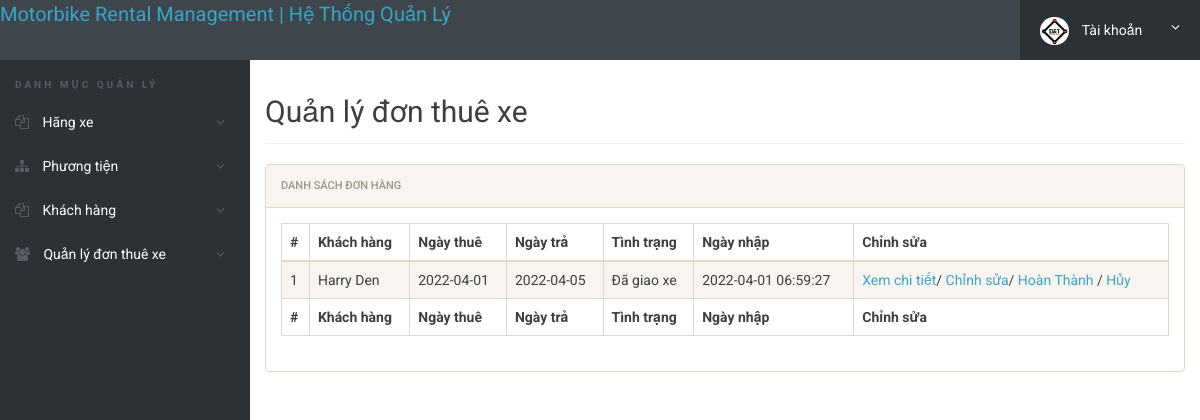
The page /admin/login/manage-bookings.php (signed in) on the database its author committed.
### tables this page shows
CREATE TABLE IF NOT EXISTS `dathang` (
  `id` int(30) NOT NULL PRIMARY KEY,
  `idkhachhang` int(30) NOT NULL,
  `idxe` int(30) NOT NULL,
  `NgayThue` date NOT NULL,
  `NgayTra` date NOT NULL,
  `SoNgayThue` int(11) NOT NULL DEFAULT 0,
  `GiaTriHopDong` float NOT NULL DEFAULT 0,
  `DatTruoc` float NOT NULL DEFAULT 0,
  `ConLai` float NOT NULL DEFAULT 0,
  `GhiChu` varchar(255) DEFAULT NULL,
  `TinhTrang` tinyint(1) NOT NULL DEFAULT 0 COMMENT '0=Picked -up, 1 =Returned, 2=Cancelled',
  `NgayNhap` datetime NOT NULL DEFAULT current_timestamp(),
  `NgayCapNhat` datetime DEFAULT NULL ON UPDATE current_timestamp()
);

CREATE TABLE IF NOT EXISTS `KhachHang` (
  `id` int(11) NOT NULL primary key,
  `HoVaTen` varchar(120) DEFAULT NULL,
  `Email` varchar(100) DEFAULT NULL,
  `CCCD` varchar(20) DEFAULT NULL,
  `SoDienThoai` char(11) DEFAULT NULL,
  `NgaySinh` varchar(100) DEFAULT NULL,
  `DiaChi` varchar(255) DEFAULT NULL,
  `Quan` varchar(100) DEFAULT NULL,
  `ThanhPho` varchar(100) DEFAULT NULL,
  `RegDate` timestamp NULL DEFAULT CURRENT_TIMESTAMP,
  `UpdationDate` timestamp NULL DEFAULT NULL ON UPDATE CURRENT_TIMESTAMP
);

### admin/login/manage-bookings.php (the view, shortened to what this page needs)
<?php
include('includes/config.php');
if(strlen($_SESSION['alogin'])==0)
	{
header('location:index.php');
}
else{
 ?>
<!doctype html>
<html lang="en" class="no-js">
<head>
	<link rel="stylesheet" href="css/font-awesome.min.css">
	<link rel="stylesheet" href="css/bootstrap.min.css">
	<link rel="stylesheet" href="css/dataTables.bootstrap.min.css">
	<link rel="stylesheet" href="css/bootstrap-social.css">
	<link rel="stylesheet" href="css/bootstrap-select.css">
	<link rel="stylesheet" href="css/fileinput.min.css">
	<link rel="stylesheet" href="css/awesome-bootstrap-checkbox.css">
	<link rel="stylesheet" href="css/style.css">
</head>
<body>
	<?php include('includes/header.php');?>
	<div class="ts-main-content">
		<?php include('includes/leftbar.php');?>
		<div class="content-wrapper">
			<div class="container-fluid">
				<div class="row">
					<div class="col-md-12">
						<h2 class="page-title">Quản lý đơn thuê xe</h2>
						<div class="panel panel-default">
							<div class="panel-heading">Danh sách đơn hàng</div>
							<div class="panel-body">
								<table id="zctb" class="display table table-striped table-bordered table-hover" cellspacing="0" width="100%">
									<thead>
										<tr>
										<th>#</th>
											<th>Khách hàng</th>
											<th>Ngày thuê</th>
											<th>Ngày trả</th>
											<th>Tình trạng</th>
											<th>Ngày nhập</th>
											<th>Chỉnh sửa</th>
										</tr>
									</thead>
									<tfoot>
										<tr>
										<th>#</th>
										<th>Khách hàng</th>
											<th>Ngày thuê</th>
											<th>Ngày trả</th>
											<th>Tình trạng</th>
											<th>Ngày nhập</th>
											<th>Chỉnh sửa</th>
										</tr>
									</tfoot>
									<tbody>
									<?php $sql = "SELECT khachhang.HoVaTen,dathang.NgayThue,dathang.NgayTra,dathang.GhiChu,dathang.idxe as vid,dathang.TinhTrang,dathang.NgayNhap,dathang.id
									from dathang
									join thongtinxe on thongtinxe.id=dathang.idxe
									join khachhang on khachhang.id=dathang.idkhachhang";
$query = $dbh -> prepare($sql);
$query->execute();
$results=$query->fetchAll(PDO::FETCH_OBJ);
$cnt=1;
if($query->rowCount() > 0)
{
foreach($results as $result)
{				?>
										<tr>
											<td><?php echo htmlentities($cnt);?></td>
											<td><?php echo htmlentities($result->HoVaTen);?></td>
											<td><?php echo htmlentities($result->NgayThue);?></td>
											<td><?php echo htmlentities($result->NgayTra);?></td>
											<td><?php
													if($result->TinhTrang==0)
													{
													echo htmlentities('Đã giao xe');
													} else if ($result->TinhTrang==1) {
													echo htmlentities('Đã trả xe');
													} else {
														echo htmlentities('Đã hủy đơn');
													}
										?></td>
											<td><?php echo htmlentities($result->NgayNhap);?></td>
										<td><a href="manage-bookings.php" id="<?php echo htmlentities($result->id);?>" class="view_btn" type="button"data-toggle="modal"  data-target="#myModal"> Xem chi tiết</a>/
											<a href="edit-booking.php?id=<?php echo $result->id;?>" name="edit" id="edit" class="edit">Chỉnh sửa</a>/
											<a href="manage-bookings.php?aeid=<?php echo htmlentities($result->id);?>" onclick="return confirm('Do you really want to Confirm this booking')"> Hoàn Thành</a> /
											<a href="manage-bookings.php?eid=<?php echo htmlentities($result->id);?>" onclick="return confirm('Bạn có muốn hủy đơn thuê xe này?')"> Hủy</a>
</td>
										</tr>
										<?php $cnt=$cnt+1; }} ?>
									</tbody>
								</table>
							</div>
						</div>
					</div>
				</div>
			</div>
		</div>
	</div>
</body>
</html>
<?php } ?>

### admin/login/css/style.css (style rules this page uses)
html { font-size: 14px; }
@media only screen and (min-width: 480px) { html { font-size: 17px; } }
@media only screen and (min-width: 768px) { html { font-size: 14px; } }
body { font-size: 1em; }
a { color: #37a6c4; }
.panel { overflow: hidden; }
.page-title { padding-bottom: 15px; margin-bottom: 20px; border-bottom: 1px solid #f0f0f0; }
.ts-main-content .content-wrapper { padding-top: 15px; margin-top: 60px; }
@media only screen and (min-width: 992px) { .ts-main-content .content-wrapper { margin-left: 250px; } }

### rows shown on the page
dathang: idkhachhang.HoVaTen "Harry Den", NgayThue "2022-04-01", NgayTra "2022-04-05", NgayNhap "2022-04-01 06:59:27"
